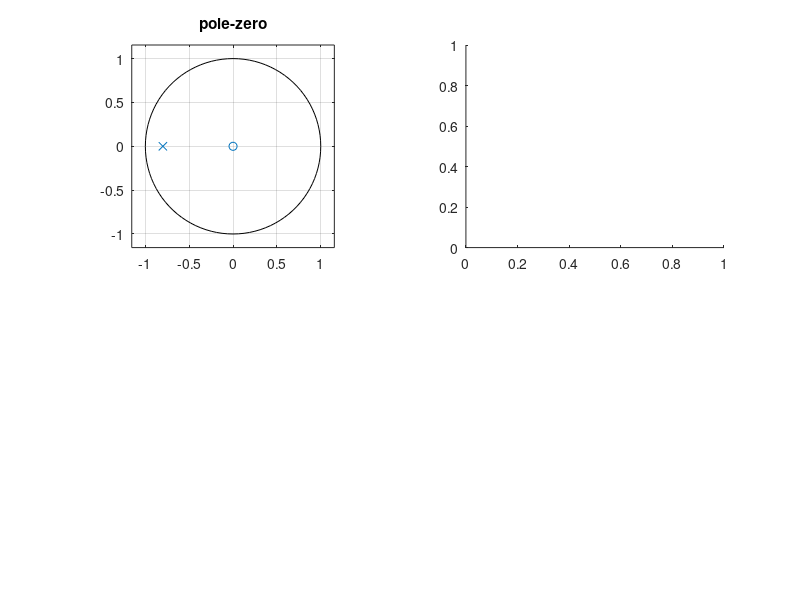

This figure's MATLAB source: (Note: this script raises an error after producing the figure.)
b=[1];
a=[1,0.8];
subplot(2,2,1);
zplane(b,a);
title("pole-zero");
[h,w]=freqz(b,a,"whole",1001);
subplot(2,2,2);
plot(w,abs(h));
title("DTFT magnitude");
[h,t]=impz(b,a);
subplot(2,2,3);
plot(t,h);
title("impulse response");
%----------p="-0.8"-----------------------
a=[1,-0.8];
figure();
subplot(2,2,1);
zplane(b,a);
title("pole-zero plot");
[h,w]=freqz(b,a,"whole",1001);
subplot(2,2,2);
plot(w,abs(h));
title("DTFT magnitude");
[h,t]=impz(b,a);
subplot(2,2,3);
plot(t,h);
title("impulse response");
%------------------p="0.1"------
a=[1,0.1];
figure();
subplot(2,2,1);
zplane(b,a);
title("pole-zero");
[h,w]=freqz(b,a,"whole",1001);
subplot(2,2,2);
plot(w,abs(h));
title("DTFT magnitude");
[h,t]=impz(b,a);
subplot(2,2,3);
plot(t,h);
title("impulse-response");
%--------------------- (z-p^-1)/z-p-------------------
b=[1,-2];
a=[1,-0.5];
figure();
subplot(2,2,1);
zplane(b,a);
title("pole-zero");
[h,w]=freqz(b,a,"whole",1001);
subplot(2,2,2);
plot(w,abs(h));
title("DTFT magnitude");
[h,t]=impz(b,a);
subplot(2,2,3);
plot(t,h);
title("impulse-response");

